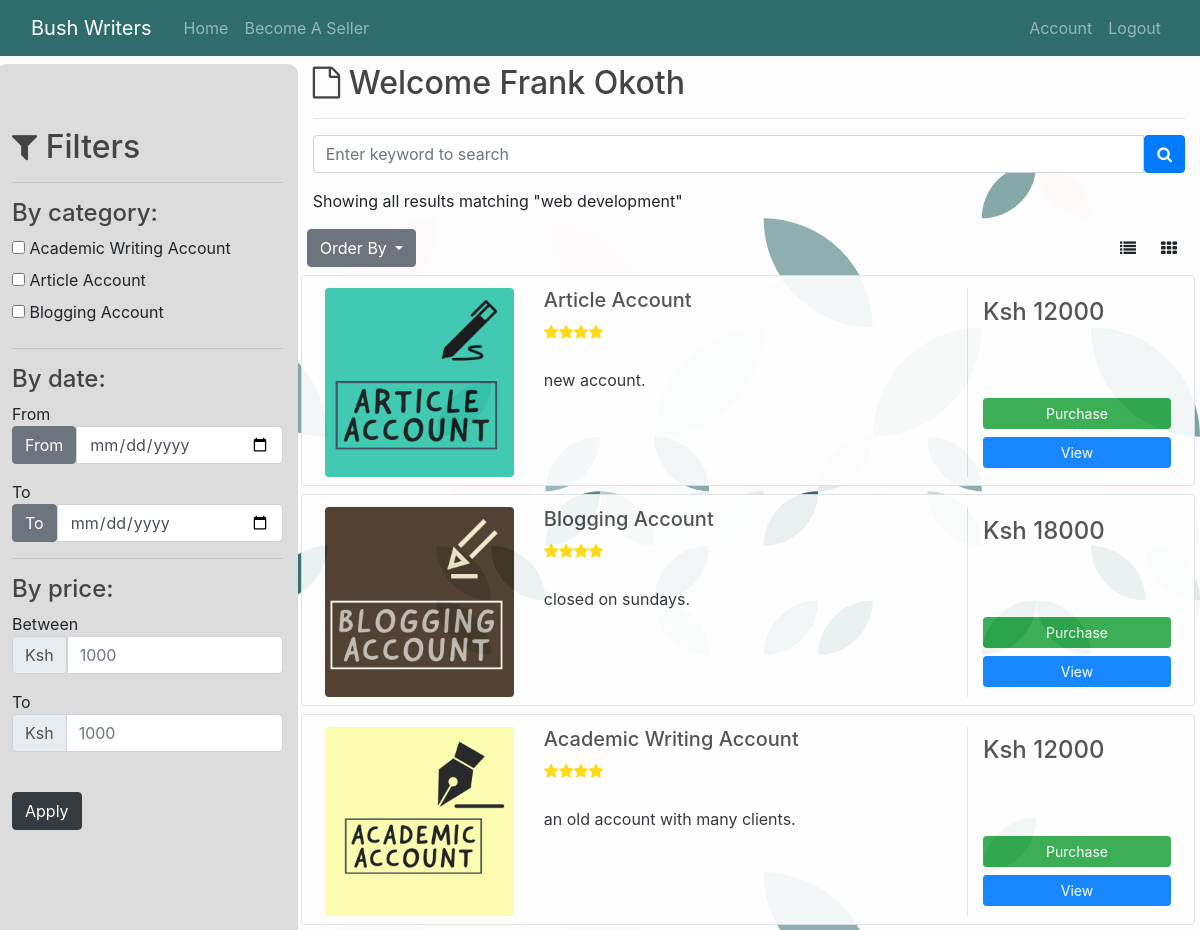
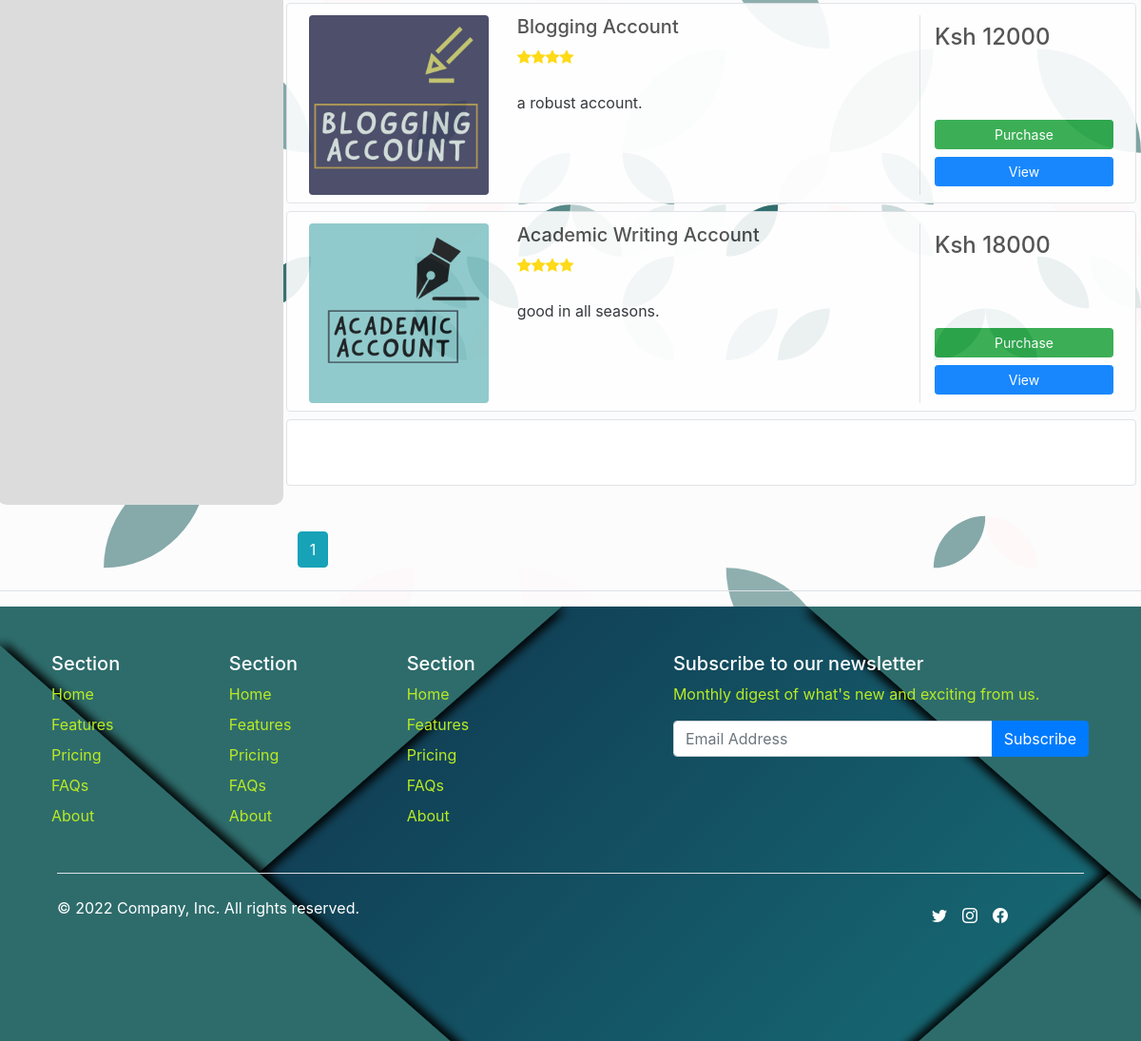
Page / (signed in) on the committed database (2 pictures, top to bottom).
### models/users.py (models this page shows, shortened)
class User(UserMixin ,db.Model):
    __tablename__ = 'user'
    id = db.Column(db.Integer, primary_key = True)
    username = db.Column(db.String(150), nullable = False)
    email = db.Column(db.String(120), unique=True, nullable = False)
    phone_number = db.Column(db.Integer, unique=True, nullable = False)
    password = db.Column(db.String(350), nullable = False)
    profile_photo = db.Column(db.String(80), nullable=True, default='default_profile.gif')
    date_created = db.Column(db.DateTime (timezone = True), default = func.now())
    active = db.Column(db.Boolean, default=True)
    profile_description = db.Column(db.String(100), default = 'Hello There 👋')
    admin = db.Column(db.Boolean(), default=False)
    account = db.relationship('Account', backref = 'user', passive_deletes = True)
    images = db.relationship('Image', backref = 'user', passive_deletes = True )

### models/accounts.py (models this page shows, shortened)
class Account(db.Model):
    STATUS_AVAILABLE = 0
    STATUS_ON_PROGRESS = 1
    STATUS_VERIFICATION_STAGE = 2
    STATUS_SUCCESSFUL_STAGE = 3
    STATUS_DISPUTED_STAGE = 4
    __tablename__ = 'account'
    account_id = db.Column(db.Integer, primary_key = True)
    account_type = db.Column(db.Enum(AccountType), default = AccountType.ACADEMIC_WRITING_ACCOUNT)
    account_name = db.Column(db.String(80), nullable = False)
    description = db.Column(db.String(120), nullable = False)
    brand = db.Column(db.String(60), nullable = False)
    price = db.Column(db.Integer, nullable = False)
    status = db.Column(db.SmallInteger, default=STATUS_AVAILABLE)
    account_creation_date = db.Column(db.Date, nullable = False)
    time_posted = db.Column(db.DateTime (timezone = True), default = func.now())
    user_id = db.Column(db.Integer, db.ForeignKey('user.id', ondelete = 'CASCADE'))
    images = db.relationship('Image', backref = 'account', passive_deletes = True, lazy='dynamic' )

### main/views.py (the view, shortened to what this page needs)
@main.route('/', methods = ['GET', 'POST'])
def viewpage():
    page = request.args.get('page', 1, type=int)
    account = Account.query.filter_by(status = 0).paginate(page=page, per_page=10)
    search_form = Search()
    purchase_form = Payment_Method()
    return render_template('view.html', account=account, logged_in_user=current_user, purchase_form = purchase_form, form = search_form)

### templates/view.html (shortened to what this page needs)
{% extends 'base.html' %}
{% block stylesheets %}
    <link href="https://cdnjs.cloudflare.com/ajax/libs/font-awesome/4.7.0/css/font-awesome.min.css" rel="stylesheet">
    <link rel="stylesheet" type="text/css" href="{{ url_for('static', filename='css/styles.css') }}" >
    <link rel="stylesheet" type="text/css" href="{{ url_for('static', filename='css/home_listing.css') }}" >
    <link href="https://stackpath.bootstrapcdn.com/bootstrap/4.4.1/css/bootstrap.min.css" rel="stylesheet">
{% endblock stylesheets %}
{% block content %}
<div class="container">
    <div class="row">
    <div class="col-md-12">
        <div class="grid search">
        <div class="grid-body">
            <div class="row">
            <div class="col-md-3 filter">
                <form action="">
                    <h2 class="grid-title"><i class="fa fa-filter"></i> Filters</h2>
                    <hr>
                    <h4>By category:</h4>
                    <div class="checkbox">
                    <label><input type="checkbox" class="icheck"> Academic Writing Account</label>
                    </div>
                    <div class="checkbox">
                    <label><input type="checkbox" class="icheck"> Article Account</label>
                    </div>
                    <div class="checkbox">
                    <label><input type="checkbox" class="icheck"> Blogging Account</label>
                    </div>
                    <hr>
                    <h4>By date:</h4>
                    From
                    <div class="input-group mb-3">
                        <button type="button" class="btn btn-secondary">From</button>
                        <input type="date" class="form-control" aria-label="Text input with segmented dropdown button">
                    </div>
                    To
                    <div class="input-group mb-3">
                        <button type="button" class="btn btn-secondary">To</button>
                        <input type="date" class="form-control" aria-label="Text input with segmented dropdown button">
                    </div>
                    <hr>
                    <h4>By price:</h4>
                    Between
                    <div class="input-group mb-3">
                        <span class="input-group-text">Ksh</span>
                        <input type="number" placeholder="1000" min="1000" max="50000" class="form-control" aria-label="Dollar amount (with dot and two decimal places)">
                    </div>
                    To
                    <div class="input-group mb-3">
                        <div class="input-group-prepend">
                          <span class="input-group-text">Ksh</span>
                        </div>
                        <input type="number" placeholder="1000" min="1000" max="50000" class="form-control" aria-label="Amount (to the nearest dollar)">
                      </div>
                    <br>
                <button type="button" class="btn btn-dark">Apply</button>
                </form>
            </div>
            <div class="col-md-9">
                {% if logged_in_user %}
                    <h2><i class="fa fa-file-o"></i> Welcome {{ logged_in_user.username | title }}</h2>
                {% else %}
                    <h2><i class="fa fa-file-o"></i> Welcome </h2>
                {% endif %}
                <hr>
                <form action="{{ url_for('main.search_results') }}" method="POST">
                    <div class="input-group">
                        <div class="input-group mb-3">
                            {% if form.keyword.errors %}
                                {{ form.keyword(class="form-control form-control-lg is-invalid") }}
                                <div class="invalid-feedback">
                                    {% for error in form.keyword.errors %}
                                        <span>{{ error }}</span>
                                    {% endfor %}
                                </div>
                            {% else %}
                                {{ form.keyword(class="form-control", placeholder='Enter keyword to search') }}
                            {% endif %}
                            <span class="input-group-btn">
                                <button class="btn btn-primary" name = 'search' type="submit"><i class="fa fa-search"></i></button>
                            </span>
                        </div>
                    </div>
                </form>
                <p>Showing all results matching "web development"</p>
                <div class="row">
                <div class="dropdown col-sm-6">
                    <div class="btn-group">
                        <button class="btn btn-secondary dropdown-toggle" type="button" id="dropdownMenuButton" data-toggle="dropdown" aria-haspopup="true" aria-expanded="false">
                        Order By
                        </button>
                    </div>
                </div>
                <div class="col-md-6 text-right">
                    <div class="btn-group">
                    <button type="button" class="btn btn-default active"><i class="fa fa-list"></i></button>
                    <button type="button" class="btn btn-default"><i class="fa fa-th"></i></button>
                    </div>
                </div>
                </div>
                {% block search %}
                <div class="container mt-2 mb-5">
                    <div class="d-flex justify-content-center row">
                        <div class="col-md-10">
                            {% for item in account.items %}
                                <div class="row p-2  border rounded mb-2 listing-item">
                                    {% set account_id = item.account_id %}
                                    {% set random_no = range(1, 4)|random|string() %}
                                    {% if item.account_type.value == 'article_account' %}
                                    <div class="col-md-3 no_bg_color mt-1"><img class="img-fluid img-responsive rounded" src="{{url_for('static', filename='images/img/article'+random_no+'.png')}}"></div>
                                    {% elif item.account_type.value == 'academic_writing_account' %}
                                    <div class="col-md-3 no_bg_color mt-1"><img class="img-fluid img-responsive rounded" src="{{url_for('static', filename='images/img/academic'+random_no+'.png')}}"></div>
                                    {% else %}
                                    <div class="col-md-3 no_bg_color mt-1"><img class="img-fluid img-responsive rounded" src="{{url_for('static', filename='images/img/blog'+random_no+'.png')}}"></div>
                                    {% endif %}
                                    <div class="col-md-6 mt-1">
                                        <h5>{{ item.account_type.value | replace("_", "  ") | title }}</h5>
                                        <div class="d-flex flex-row">
                                            <div class="ratings mr-2"><i class="fa fa-star"></i><i class="fa fa-star"></i><i class="fa fa-star"></i><i class="fa fa-star"></i></div>
                                        </div>
                                        <br>
                                        <p class="text-justify text-truncate para mb-0"> {{ item.description }}.<br><br></p>
                                    </div>
                                    <div class="align-items-center align-content-center col-md-3 no_bg_color border-left mt-1">
                                        <div class="d-flex flex-row align-items-center">
                                            <h4 class="mr-1">Ksh {{ item.price }}</h4>
                                        </div>
                                        <div class="d-flex flex-column position_btn">
                                                <button class="btn btn-success btn-sm btn-purchase" type="button" data-toggle="modal" data-target="#exampleModal">
                                                    Purchase
                                                </button>
                                                <button class="btn btn-primary btn-sm mt-2" type="button">
                                                    View
                                                </button>
                                        </div>
                                    </div>
                                </div>
                            {% endfor %}
                        {% endblock search %}
                            <div class="row p-2 bg-white border rounded mt-2">
                                <div class="col-md-6 mt-1">
                                    <p class="text-justify text-truncate para home-end mb-0">There are many variations of passages of Lorem Ipsum available,
                                        <br>
                                        <br>
                                    </p>
                                </div>
                            </div>
                        </div>
                    </div>
                </div>
                {% block search_pagination %}
                {% for page_number in account.iter_pages(left_edge=1, right_edge=1, left_current=1, right_current=2) %}
                        {% if page_number %}
                            {% if account.page == page_number %}
                                <a class="btn btn-info mb-4" href="{{ url_for('main.viewpage', page=page_number) }}">{{ page_number }}</a>
                            {% else %}
                                <a class="btn btn-outline-info mb-4" href="{{ url_for('main.viewpage', page=page_number) }}">{{ page_number }}</a>
                            {% endif %}
                        {% else %}
                                ...
                        {% endif %}
                {% endfor %}
                {% endblock search_pagination %}
            </div>
            </div>
        </div>
        </div>
    </div>
    </div>
    </div>
{% endblock content %}
{% block footer %}
<div class="border-top pt-3"></div>
<div class="footer-container">
  <footer class="py-5">
    <div class="row">
      <div class="col-6 col-md-2 mb-3">
        <h5 class="text-white">Section</h5>
        <ul class="nav flex-column">
          <li class="nav-item mb-2 footer-color"><a href="#" class="nav-link p-0 footer-color">Home</a></li>
          <li class="nav-item mb-2 footer-color"><a href="#" class="nav-link p-0 footer-color">Features</a></li>
          <li class="nav-item mb-2 footer-color"><a href="#" class="nav-link p-0 footer-color">Pricing</a></li>
          <li class="nav-item mb-2 footer-color"><a href="#" class="nav-link p-0 footer-color">FAQs</a></li>
          <li class="nav-item mb-2 footer-color"><a href="#" class="nav-link p-0 footer-color">About</a></li>
        </ul>
      </div>
      <div class="col-6 col-md-2 mb-3">
        <h5 class="text-white">Section</h5>
        <ul class="nav flex-column">
          <li class="nav-item mb-2"><a href="#" class="nav-link p-0 footer-color">Home</a></li>
          <li class="nav-item mb-2"><a href="#" class="nav-link p-0 footer-color">Features</a></li>
          <li class="nav-item mb-2"><a href="#" class="nav-link p-0 footer-color">Pricing</a></li>
          <li class="nav-item mb-2"><a href="#" class="nav-link p-0 footer-color">FAQs</a></li>
          <li class="nav-item mb-2"><a href="#" class="nav-link p-0 footer-color">About</a></li>
        </ul>
      </div>
      <div class="col-6 col-md-2 mb-3">
        <h5 class="text-white">Section</h5>
        <ul class="nav flex-column">
          <li class="nav-item mb-2"><a href="#" class="nav-link p-0 footer-color">Home</a></li>
          <li class="nav-item mb-2"><a href="#" class="nav-link p-0 footer-color">Features</a></li>
          <li class="nav-item mb-2"><a href="#" class="nav-link p-0 footer-color">Pricing</a></li>
          <li class="nav-item mb-2"><a href="#" class="nav-link p-0 footer-color">FAQs</a></li>
          <li class="nav-item mb-2"><a href="#" class="nav-link p-0 footer-color">About</a></li>
        </ul>
      </div>
      <div class="col-md-5 offset-md-1 mb-3">
        <form>
          <h5 class="text-white">Subscribe to our newsletter</h5>
          <p class="footer-color">Monthly digest of what's new and exciting from us.</p>
          <div class="input-group">
            <input type="text" class="form-control" placeholder="Email Address" aria-label="Recipient's email input" aria-describedby="button-addon4">
            <div class="input-group-append" id="button-addon4">
              <button class="btn btn-primary" type="button">Subscribe</button>
            </div>
          </div>
        </form>
      </div>
    </div>
    <div class="d-flex flex-column flex-sm-row justify-content-between py-4 my-4 border-top">
      <p class="text-white">&copy; 2022 Company, Inc. All rights reserved.</p>
      <ul class="list-unstyled d-flex">
        <i class="bi bi-twitter p-2 text-white"></i>
        <i class="bi bi-instagram p-2 text-white"></i>
        <i class="bi bi-facebook p-2 text-white"></i>
        <li class="ms-3"><a class="text-white" href="#"><svg class="bi" width="24" height="24"><use xlink:href="#twitter"/></svg></a></li>
        <li class="ms-3"><a class="link-dark" href="#"><svg class="bi" width="24" height="24"><use xlink:href="#instagram"/></svg></a></li>
        <li class="ms-3"><a class="link-dark" href="#"><svg class="bi" width="24" height="24"><use xlink:href="#facebook"/></svg></a></li>
      </ul>
    </div>
  </footer>
</div>
{% endblock footer %}

### rows in the picture
User: username "Frank Okoth"
Account: account_type.value "Article Account", description "new account", price "12000"
Account: shows a picture, account_type.value "Blogging Account", description "closed on sundays", price "18000"
Account: shows a picture, account_type.value "Academic Writing Account", description "an old account with many clients", price "12000"
Account: shows a picture, account_type.value "Blogging Account", description "a robust account", price "12000"
Account: shows a picture, account_type.value "Academic Writing Account", description "good in all seasons", price "18000"

### other values in the picture
{{ page_number }} "1"
